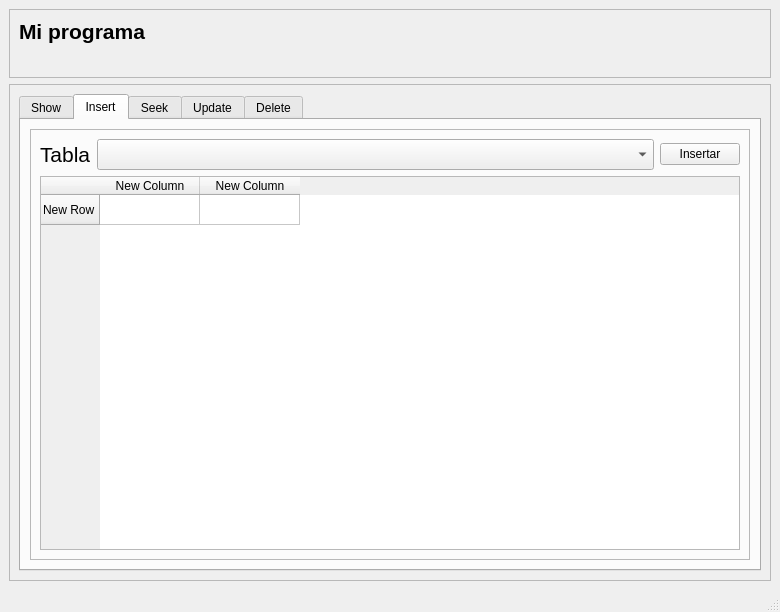
<?xml version="1.0" encoding="UTF-8"?>
<ui version="4.0">
 <class>MainWindow</class>
 <widget class="QMainWindow" name="MainWindow">
  <property name="geometry">
   <rect>
    <x>0</x>
    <y>0</y>
    <width>780</width>
    <height>612</height>
   </rect>
  </property>
  <property name="minimumSize">
   <size>
    <width>780</width>
    <height>612</height>
   </size>
  </property>
  <property name="maximumSize">
   <size>
    <width>780</width>
    <height>612</height>
   </size>
  </property>
  <property name="baseSize">
   <size>
    <width>780</width>
    <height>612</height>
   </size>
  </property>
  <property name="windowTitle">
   <string>MainWindow</string>
  </property>
  <widget class="QWidget" name="centralwidget">
   <property name="sizePolicy">
    <sizepolicy hsizetype="Fixed" vsizetype="Preferred">
     <horstretch>0</horstretch>
     <verstretch>0</verstretch>
    </sizepolicy>
   </property>
   <layout class="QGridLayout" name="gridLayout">
    <item row="0" column="0">
     <widget class="QFrame" name="Encabezado">
      <property name="frameShape">
       <enum>QFrame::StyledPanel</enum>
      </property>
      <property name="frameShadow">
       <enum>QFrame::Raised</enum>
      </property>
      <layout class="QGridLayout" name="gridLayout_3">
       <item row="0" column="0">
        <widget class="QLabel" name="title_label">
         <property name="font">
          <font>
           <pointsize>16</pointsize>
           <weight>75</weight>
           <bold>true</bold>
          </font>
         </property>
         <property name="text">
          <string>Mi programa</string>
         </property>
        </widget>
       </item>
       <item row="1" column="0">
        <widget class="QLabel" name="status_label">
         <property name="font">
          <font>
           <pointsize>12</pointsize>
          </font>
         </property>
         <property name="text">
          <string/>
         </property>
        </widget>
       </item>
      </layout>
     </widget>
    </item>
    <item row="1" column="0">
     <widget class="QFrame" name="Debajo">
      <property name="frameShape">
       <enum>QFrame::StyledPanel</enum>
      </property>
      <property name="frameShadow">
       <enum>QFrame::Raised</enum>
      </property>
      <layout class="QGridLayout" name="gridLayout_2">
       <item row="0" column="0">
        <widget class="QTabWidget" name="tabWidget">
         <property name="currentIndex">
          <number>1</number>
         </property>
         <widget class="QWidget" name="show_tab">
          <attribute name="title">
           <string>Show</string>
          </attribute>
          <layout class="QGridLayout" name="gridLayout_4">
           <item row="0" column="0">
            <widget class="QScrollArea" name="scrollArea">
             <property name="widgetResizable">
              <bool>true</bool>
             </property>
             <widget class="QWidget" name="scrollAreaWidgetContents">
              <property name="geometry">
               <rect>
                <x>0</x>
                <y>0</y>
                <width>716</width>
                <height>432</height>
               </rect>
              </property>
              <layout class="QGridLayout" name="gridLayout_8">
               <item row="0" column="0">
                <widget class="QFrame" name="show_frame">
                 <property name="frameShape">
                  <enum>QFrame::StyledPanel</enum>
                 </property>
                 <property name="frameShadow">
                  <enum>QFrame::Raised</enum>
                 </property>
                 <layout class="QVBoxLayout" name="verticalLayout_2">
                  <item>
                   <layout class="QHBoxLayout" name="horizontalLayout_3">
                    <item>
                     <widget class="QLabel" name="table_show_label">
                      <property name="sizePolicy">
                       <sizepolicy hsizetype="Minimum" vsizetype="Preferred">
                        <horstretch>0</horstretch>
                        <verstretch>0</verstretch>
                       </sizepolicy>
                      </property>
                      <property name="font">
                       <font>
                        <pointsize>16</pointsize>
                        <weight>50</weight>
                        <bold>false</bold>
                       </font>
                      </property>
                      <property name="text">
                       <string>Tabla</string>
                      </property>
                     </widget>
                    </item>
                    <item>
                     <widget class="QComboBox" name="tables_cb">
                      <property name="sizePolicy">
                       <sizepolicy hsizetype="MinimumExpanding" vsizetype="Fixed">
                        <horstretch>0</horstretch>
                        <verstretch>0</verstretch>
                       </sizepolicy>
                      </property>
                      <property name="font">
                       <font>
                        <pointsize>14</pointsize>
                        <weight>50</weight>
                        <bold>false</bold>
                       </font>
                      </property>
                      <property name="currentText">
                       <string/>
                      </property>
                      <property name="currentIndex">
                       <number>-1</number>
                      </property>
                      <property name="maxVisibleItems">
                       <number>10</number>
                      </property>
                     </widget>
                    </item>
                    <item>
                     <widget class="QPushButton" name="show_btn">
                      <property name="text">
                       <string>Buscar</string>
                      </property>
                     </widget>
                    </item>
                   </layout>
                  </item>
                  <item>
                   <layout class="QGridLayout" name="gridLayout_7">
                    <item row="0" column="0">
                     <widget class="QTableWidget" name="table_show"/>
                    </item>
                   </layout>
                  </item>
                 </layout>
                </widget>
               </item>
              </layout>
             </widget>
            </widget>
           </item>
          </layout>
         </widget>
         <widget class="QWidget" name="insert_tab">
          <attribute name="title">
           <string>Insert</string>
          </attribute>
          <layout class="QGridLayout" name="gridLayout_6">
           <item row="0" column="0">
            <widget class="QFrame" name="insert_frame">
             <property name="sizePolicy">
              <sizepolicy hsizetype="Preferred" vsizetype="Preferred">
               <horstretch>0</horstretch>
               <verstretch>0</verstretch>
              </sizepolicy>
             </property>
             <property name="frameShape">
              <enum>QFrame::StyledPanel</enum>
             </property>
             <property name="frameShadow">
              <enum>QFrame::Raised</enum>
             </property>
             <layout class="QVBoxLayout" name="verticalLayout">
              <item>
               <layout class="QHBoxLayout" name="horizontalLayout">
                <item>
                 <widget class="QLabel" name="talbe_label">
                  <property name="sizePolicy">
                   <sizepolicy hsizetype="Minimum" vsizetype="Preferred">
                    <horstretch>0</horstretch>
                    <verstretch>0</verstretch>
                   </sizepolicy>
                  </property>
                  <property name="font">
                   <font>
                    <pointsize>16</pointsize>
                    <weight>50</weight>
                    <bold>false</bold>
                   </font>
                  </property>
                  <property name="text">
                   <string>Tabla</string>
                  </property>
                 </widget>
                </item>
                <item>
                 <widget class="QComboBox" name="tables_cb1">
                  <property name="sizePolicy">
                   <sizepolicy hsizetype="MinimumExpanding" vsizetype="Fixed">
                    <horstretch>0</horstretch>
                    <verstretch>0</verstretch>
                   </sizepolicy>
                  </property>
                  <property name="font">
                   <font>
                    <pointsize>14</pointsize>
                   </font>
                  </property>
                 </widget>
                </item>
                <item>
                 <widget class="QPushButton" name="insert_button">
                  <property name="text">
                   <string>Insertar</string>
                  </property>
                 </widget>
                </item>
               </layout>
              </item>
              <item>
               <layout class="QGridLayout" name="gridLayout_5">
                <item row="0" column="0">
                 <widget class="QTableWidget" name="table_insert">
                  <property name="cornerButtonEnabled">
                   <bool>false</bool>
                  </property>
                  <row>
                   <property name="text">
                    <string>New Row</string>
                   </property>
                  </row>
                  <column>
                   <property name="text">
                    <string>New Column</string>
                   </property>
                  </column>
                  <column>
                   <property name="text">
                    <string>New Column</string>
                   </property>
                  </column>
                 </widget>
                </item>
               </layout>
              </item>
             </layout>
            </widget>
           </item>
          </layout>
         </widget>
         <widget class="QWidget" name="seek_tab">
          <attribute name="title">
           <string>Seek</string>
          </attribute>
         </widget>
         <widget class="QWidget" name="update_tab">
          <attribute name="title">
           <string>Update</string>
          </attribute>
         </widget>
         <widget class="QWidget" name="delete_tab">
          <attribute name="title">
           <string>Delete</string>
          </attribute>
         </widget>
        </widget>
       </item>
      </layout>
     </widget>
    </item>
   </layout>
  </widget>
  <widget class="QStatusBar" name="statusbar"/>
 </widget>
 <tabstops>
  <tabstop>tabWidget</tabstop>
  <tabstop>scrollArea</tabstop>
 </tabstops>
 <resources/>
 <connections/>
</ui>
